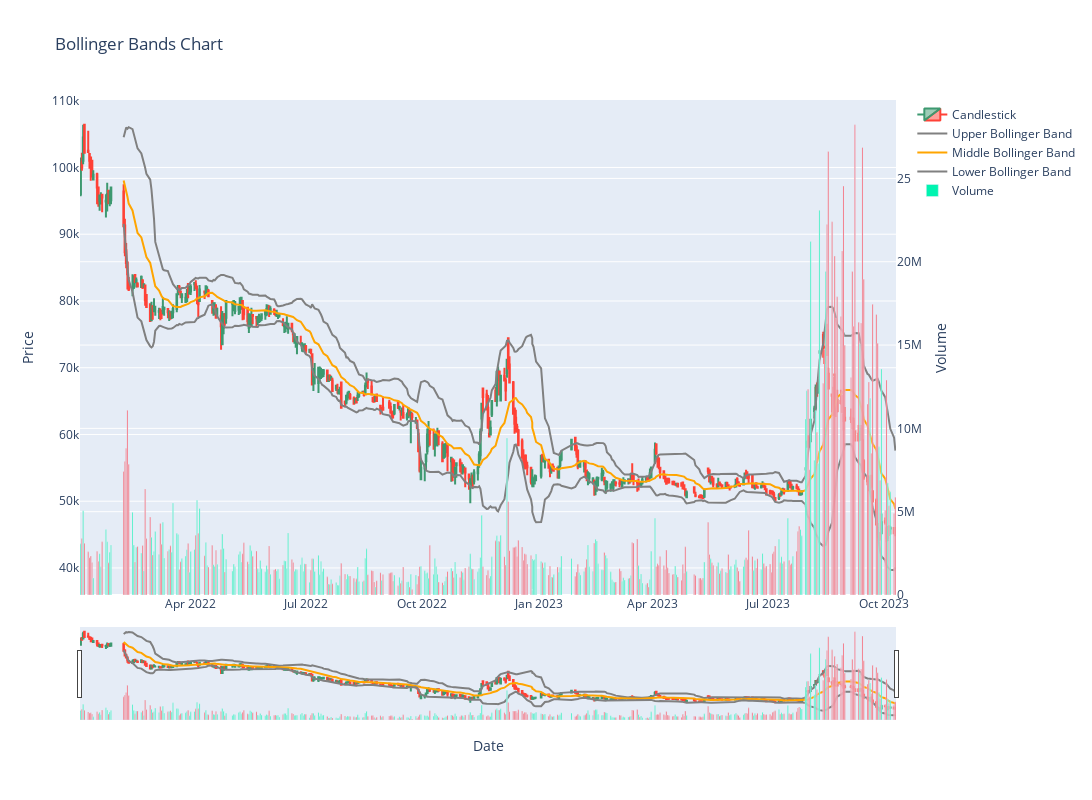

The notebook cell saved with this chart:
### Markdown cell above
### Dải Bollinger Bands

### Code cell
df = bollinger_bands(df, window=20, num_std_dev=2)
fig = bollinger_bands_chart(df, use_candlestick=True, show_volume=True, 
                            fig_size=(15, 8), chart_title='Bollinger Bands Chart', xaxis_title='Date', yaxis_title='Price', 
                            bollinger_band_colors=('gray', 'orange', 'gray'), volume_colors=('#00F4B0', '#FF3747'))
fig.show()

### Figure 1 — Plotly figure (JSON) as saved in the notebook; plotly's stock layout.template omitted (floating-point values rounded to 4 significant figures; data arrays with more than 128 entries replaced by an {"elided": "..."} marker saying what was removed)
{"data": [{"close": {"elided": "441 int values"}, "high": {"elided": "441 int values"}, "low": {"elided": "441 int values"}, "name": "Candlestick", "open": {"elided": "441 int values"}, "type": "candlestick", "x": {"elided": "441 str values"}}, {"line": {"color": "gray"}, "mode": "lines", "name": "Upper Bollinger Band", "type": "scatter", "x": {"elided": "441 str values"}, "y": {"elided": "441 float values"}}, {"line": {"color": "orange"}, "mode": "lines", "name": "Middle Bollinger Band", "type": "scatter", "x": {"elided": "441 str values"}, "y": {"elided": "441 float values"}}, {"line": {"color": "gray"}, "mode": "lines", "name": "Lower Bollinger Band", "type": "scatter", "x": {"elided": "441 str values"}, "y": {"elided": "441 float values"}}, {"marker": {"color": {"elided": "441 str values"}}, "name": "Volume", "type": "bar", "x": {"elided": "441 str values"}, "y": {"elided": "441 int values"}, "yaxis": "y2"}], "layout": {"height": 800, "title": {"text": "Bollinger Bands Chart"}, "width": 1500, "xaxis": {"rangeslider": {"visible": true}, "title": {"text": "Date"}}, "yaxis": {"title": {"text": "Price"}}, "yaxis2": {"overlaying": "y", "side": "right", "title": {"text": "Volume"}}}}
